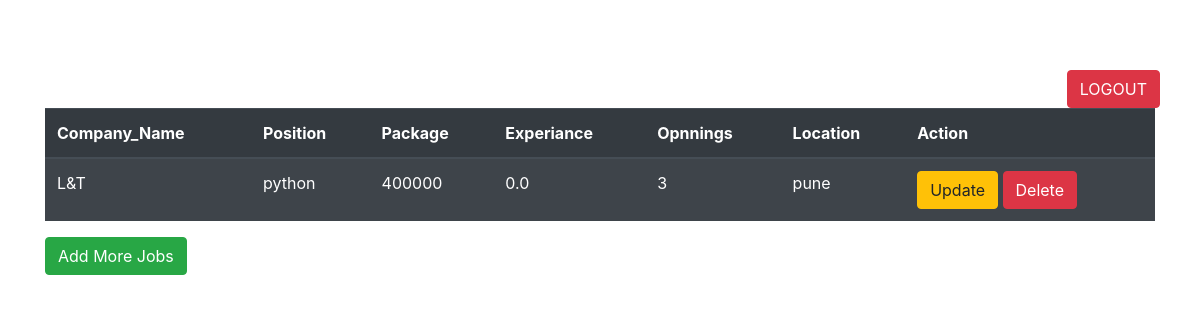
Page /read/ on the earlier database version.
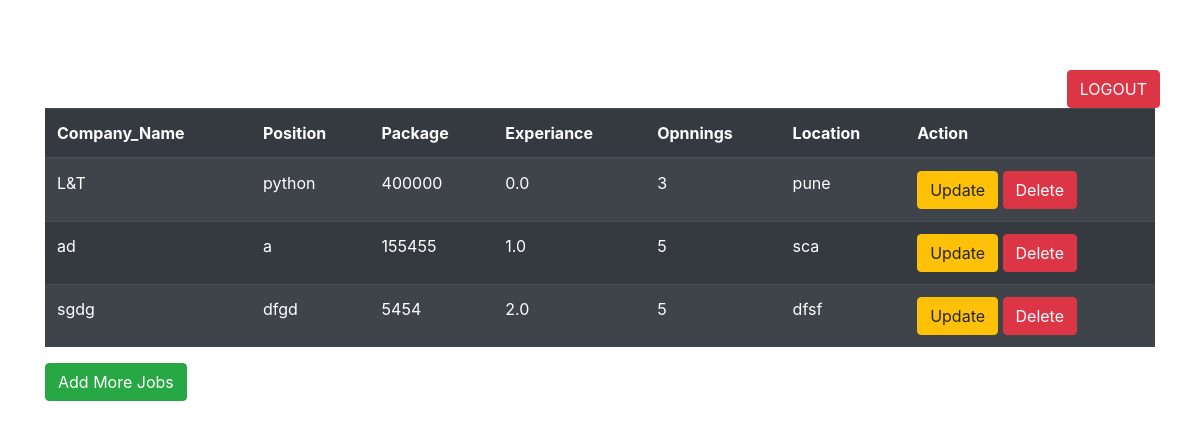
Same page on the later database version.
### job_portal_app/models.py (models this page shows)
class jobModel(models.Model):
    Company_Name = models.CharField(max_length=100)
    Position = models.CharField(max_length=100)
    Package = models.IntegerField()
    Experiance = models.FloatField()
    Opnnings = models.IntegerField()
    Location = models.CharField(max_length=100)

### job_portal_app/views.py (the view)
# urls.py: path('read/',views.read),
def read(request):
    data = jobModel.objects.all()
    return render(request,'read.html',{'form':data})

### templates/read.html (shortened to what this page needs)
<!DOCTYPE html>
<html lang="en">
<head>
    <link rel="stylesheet" href="https://cdn.jsdelivr.net/npm/bootstrap@4.6.2/dist/css/bootstrap.min.css">
</head>
<body>
  <a id="logout" href="/logout/" class="btn btn-danger">LOGOUT</a>
  <div class="container">
    <h1 style="text-align: center; color: white;">All Jobs</h1>
    <table class="table table-striped table-dark">
        <thead>
          <tr>
            <th scope="col">Company_Name</th>
            <th scope="col">Position</th>
            <th scope="col">Package</th>
            <th scope="col">Experiance</th>
            <th scope="col">Opnnings</th>
            <th scope="col">Location</th>
            <th scope="col">Action</th>
          </tr>
        </thead>
        <tbody>
        {% for i in form %}
            <tr>
                <td>{{i.Company_Name}}</td>
                <td>{{i.Position}}</td>
                <td>{{i.Package}}</td>
                <td>{{i.Experiance}}</td>
                <td>{{i.Opnnings}}</td>
                <td>{{i.Location}}</td>
                <td>
                    <a href="/update/{{i.id}}/" class="btn btn-warning">Update</a>
                    <a href="/delete/{{i.id}}/" class="btn btn-danger">Delete</a>
                </td>
            </tr>
        {% endfor %}
        </tbody>
      </table>
      <form action="/add/">
        <button class="btn btn-success" type="submit">Add More Jobs</button>
      </form>
    </div>
</body>
</html>

Differences in the rows shown:
added jobModel: Company_Name "ad", Position "a", Package "155455", Experiance "1.0", Opnnings "5", Location "sca"
added jobModel: Company_Name "sgdg", Position "dfgd", Package "5454", Experiance "2.0", Opnnings "5", Location "dfsf"
